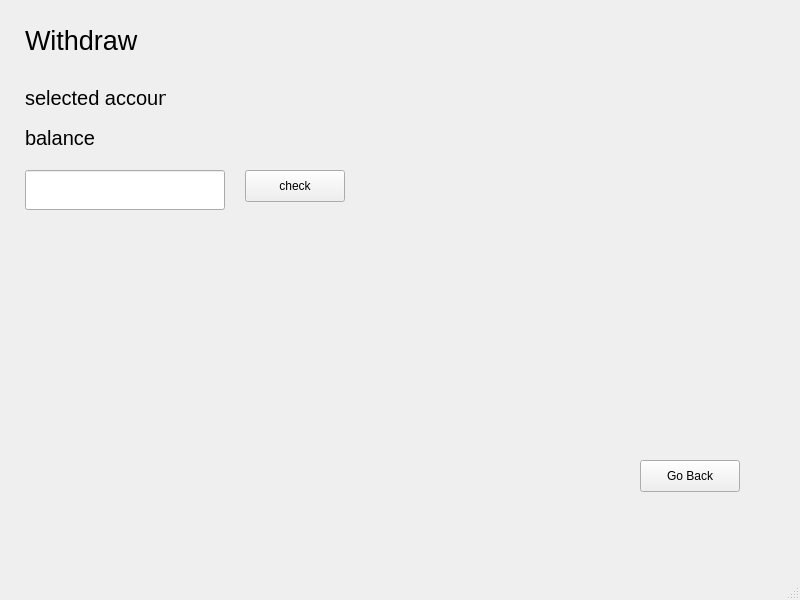
<?xml version="1.0" encoding="UTF-8"?>
<ui version="4.0">
 <class>withdraw</class>
 <widget class="QMainWindow" name="withdraw">
  <property name="geometry">
   <rect>
    <x>0</x>
    <y>0</y>
    <width>800</width>
    <height>600</height>
   </rect>
  </property>
  <property name="windowTitle">
   <string>MainWindow</string>
  </property>
  <widget class="QWidget" name="centralwidget">
   <widget class="QLineEdit" name="lineEdit">
    <property name="geometry">
     <rect>
      <x>25</x>
      <y>170</y>
      <width>200</width>
      <height>40</height>
     </rect>
    </property>
    <property name="text">
     <string/>
    </property>
   </widget>
   <widget class="QPushButton" name="pushButton">
    <property name="geometry">
     <rect>
      <x>245</x>
      <y>170</y>
      <width>100</width>
      <height>32</height>
     </rect>
    </property>
    <property name="text">
     <string>check</string>
    </property>
   </widget>
   <widget class="QLabel" name="label_3">
    <property name="geometry">
     <rect>
      <x>25</x>
      <y>130</y>
      <width>141</width>
      <height>16</height>
     </rect>
    </property>
    <property name="font">
     <font>
      <pointsize>15</pointsize>
     </font>
    </property>
    <property name="text">
     <string>balance</string>
    </property>
   </widget>
   <widget class="QLabel" name="label">
    <property name="geometry">
     <rect>
      <x>25</x>
      <y>10</y>
      <width>120</width>
      <height>60</height>
     </rect>
    </property>
    <property name="font">
     <font>
      <pointsize>20</pointsize>
     </font>
    </property>
    <property name="text">
     <string>Withdraw</string>
    </property>
   </widget>
   <widget class="QLabel" name="label_2">
    <property name="geometry">
     <rect>
      <x>25</x>
      <y>90</y>
      <width>141</width>
      <height>16</height>
     </rect>
    </property>
    <property name="font">
     <font>
      <pointsize>15</pointsize>
     </font>
    </property>
    <property name="text">
     <string>selected account</string>
    </property>
   </widget>
   <widget class="QPushButton" name="pushButton_2">
    <property name="geometry">
     <rect>
      <x>640</x>
      <y>460</y>
      <width>100</width>
      <height>32</height>
     </rect>
    </property>
    <property name="text">
     <string>Go Back</string>
    </property>
   </widget>
  </widget>
  <widget class="QMenuBar" name="menubar">
   <property name="geometry">
    <rect>
     <x>0</x>
     <y>0</y>
     <width>800</width>
     <height>36</height>
    </rect>
   </property>
  </widget>
  <widget class="QStatusBar" name="statusbar"/>
 </widget>
 <resources/>
 <connections/>
</ui>
